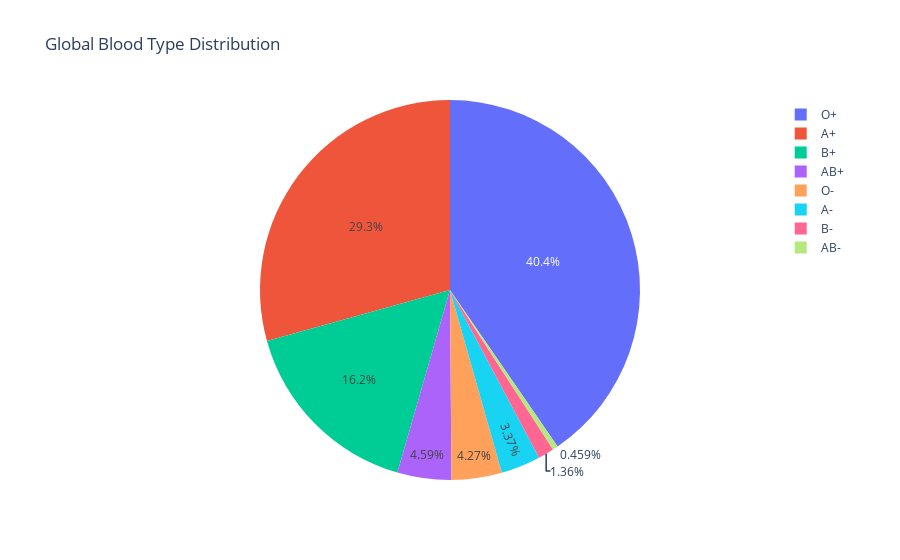

Notebook cell for this chart:
### Markdown cell above
# Visualization

### Code cell
avg_blood_distribution = df[['A+', 'A-', 'B+', 'B-', 'AB+', 'AB-', 'O+', 'O-']].mean()

fig = px.pie(
    values = avg_blood_distribution.values,
    names = avg_blood_distribution.index,
    title = 'Global Blood Type Distribution'
)
fig.show()

### Figure 1 — Plotly figure (JSON) as saved in the notebook; plotly's stock layout.template omitted (floating-point values rounded to 4 significant figures)
{"data": [{"domain": {"x": [0, 1], "y": [0, 1]}, "hovertemplate": "label=%{label}<br>value=%{value}<extra></extra>", "labels": ["A+", "A-", "B+", "B-", "AB+", "AB-", "O+", "O-"], "legendgroup": "", "name": "", "showlegend": true, "type": "pie", "values": [29.24, 3.365, 16.18, 1.352, 4.576, 0.4575, 40.31, 4.261]}], "layout": {"legend": {"tracegroupgap": 0}, "title": {"text": "Global Blood Type Distribution"}}}
